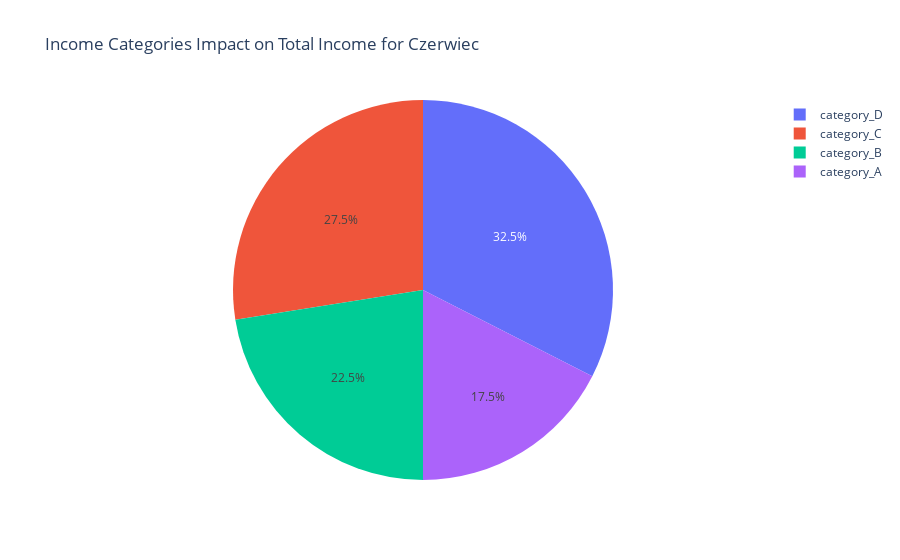

Source (notebook cell):
### Code cell
import pandas as pd
import plotly.express as px

# Example DataFrame
df = pd.DataFrame({
    'month': ['styczeń', 'luty', 'marzec', 'kwiecień', 'maj', 'czerwiec'],
    'category_A': [100, 150, 200, 250, 300, 350],
    'category_B': [200, 250, 300, 350, 400, 450],
    'category_C': [300, 350, 400, 450, 500, 550],
    'category_D': [400, 450, 500, 550, 600, 650],
    'total_income': [1000, 1200, 1400, 1600, 1800, 2000]
})
print(df)

# Melt the DataFrame to long format
df_melted = df.melt(id_vars=['month', 'total_income'], 
                    value_vars=['category_A', 'category_B', 'category_C', 'category_D'],
                    var_name='category', 
                    value_name='income')

print(df_melted)
# Filter for a specific month if needed, e.g., 'czerwiec'
df_filtered = df_melted[df_melted['month'] == 'czerwiec']

print(df_filtered)
# Create the pie chart
fig = px.pie(df_filtered, names='category', values='income', title='Income Categories Impact on Total Income for Czerwiec')

# Show the pie chart
fig.show()

### Figure 1 — Plotly figure (JSON) as saved in the notebook; plotly's stock layout.template omitted (floating-point values rounded to 4 significant figures)
{"data": [{"domain": {"x": [0, 1], "y": [0, 1]}, "hovertemplate": "category=%{label}<br>income=%{value}<extra></extra>", "labels": ["category_A", "category_B", "category_C", "category_D"], "legendgroup": "", "name": "", "showlegend": true, "type": "pie", "values": [350, 450, 550, 650]}], "layout": {"legend": {"tracegroupgap": 0}, "title": {"text": "Income Categories Impact on Total Income for Czerwiec"}}}
